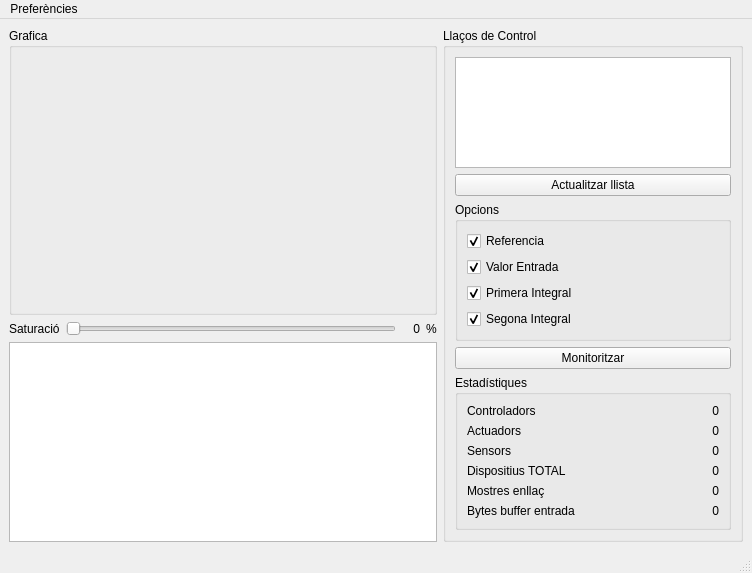
<?xml version="1.0" encoding="UTF-8"?>
<ui version="4.0">
 <class>MainWindow</class>
 <widget class="QMainWindow" name="MainWindow">
  <property name="geometry">
   <rect>
    <x>0</x>
    <y>0</y>
    <width>752</width>
    <height>573</height>
   </rect>
  </property>
  <property name="windowTitle">
   <string>Distributed Control Systems Monitor</string>
  </property>
  <widget class="QWidget" name="centralwidget">
   <layout class="QHBoxLayout" name="horizontalLayout_2">
    <item>
     <layout class="QVBoxLayout" name="verticalLayout_6">
      <item>
       <widget class="QGroupBox" name="groupBox_3">
        <property name="sizePolicy">
         <sizepolicy hsizetype="Expanding" vsizetype="Expanding">
          <horstretch>0</horstretch>
          <verstretch>0</verstretch>
         </sizepolicy>
        </property>
        <property name="minimumSize">
         <size>
          <width>0</width>
          <height>200</height>
         </size>
        </property>
        <property name="title">
         <string>Grafica</string>
        </property>
        <layout class="QVBoxLayout" name="verticalLayout_4">
         <item>
          <widget class="MplWidget" name="mplWidget" native="true">
           <property name="sizePolicy">
            <sizepolicy hsizetype="Expanding" vsizetype="Expanding">
             <horstretch>0</horstretch>
             <verstretch>0</verstretch>
            </sizepolicy>
           </property>
          </widget>
         </item>
        </layout>
       </widget>
      </item>
      <item>
       <layout class="QHBoxLayout" name="horizontalLayout">
        <item>
         <widget class="QLabel" name="label_saturation">
          <property name="text">
           <string>Saturació</string>
          </property>
         </widget>
        </item>
        <item>
         <widget class="QSlider" name="slider_saturation">
          <property name="orientation">
           <enum>Qt::Horizontal</enum>
          </property>
         </widget>
        </item>
        <item>
         <widget class="QLabel" name="label_percent_value">
          <property name="minimumSize">
           <size>
            <width>18</width>
            <height>0</height>
           </size>
          </property>
          <property name="lineWidth">
           <number>2</number>
          </property>
          <property name="midLineWidth">
           <number>2</number>
          </property>
          <property name="text">
           <string notr="true">0</string>
          </property>
          <property name="textFormat">
           <enum>Qt::AutoText</enum>
          </property>
          <property name="scaledContents">
           <bool>true</bool>
          </property>
          <property name="alignment">
           <set>Qt::AlignRight|Qt::AlignTrailing|Qt::AlignVCenter</set>
          </property>
          <property name="margin">
           <number>0</number>
          </property>
         </widget>
        </item>
        <item>
         <widget class="QLabel" name="label_percent_symbol">
          <property name="text">
           <string>%</string>
          </property>
         </widget>
        </item>
       </layout>
      </item>
      <item>
       <widget class="QTextBrowser" name="textBrowser">
        <property name="maximumSize">
         <size>
          <width>16777215</width>
          <height>200</height>
         </size>
        </property>
       </widget>
      </item>
     </layout>
    </item>
    <item>
     <layout class="QVBoxLayout" name="verticalLayout_5">
      <item>
       <widget class="QGroupBox" name="groupBox_2">
        <property name="maximumSize">
         <size>
          <width>300</width>
          <height>16777215</height>
         </size>
        </property>
        <property name="title">
         <string>Llaços de Control</string>
        </property>
        <layout class="QVBoxLayout" name="verticalLayout_3">
         <item>
          <widget class="QListWidget" name="listWidget_link">
           <property name="maximumSize">
            <size>
             <width>300</width>
             <height>16777215</height>
            </size>
           </property>
          </widget>
         </item>
         <item>
          <widget class="QPushButton" name="pushButton_reload">
           <property name="text">
            <string>Actualitzar llista</string>
           </property>
          </widget>
         </item>
         <item>
          <widget class="QGroupBox" name="groupBox_4">
           <property name="title">
            <string>Opcions</string>
           </property>
           <layout class="QHBoxLayout" name="horizontalLayout_3">
            <item>
             <layout class="QVBoxLayout" name="verticalLayout_2">
              <item>
               <widget class="QCheckBox" name="checkBox_R">
                <property name="text">
                 <string>Referencia</string>
                </property>
                <property name="checked">
                 <bool>true</bool>
                </property>
                <property name="tristate">
                 <bool>false</bool>
                </property>
               </widget>
              </item>
              <item>
               <widget class="QCheckBox" name="checkBox_U">
                <property name="text">
                 <string>Valor Entrada</string>
                </property>
                <property name="checked">
                 <bool>true</bool>
                </property>
               </widget>
              </item>
              <item>
               <widget class="QCheckBox" name="checkBox_x0">
                <property name="text">
                 <string>Primera Integral</string>
                </property>
                <property name="checked">
                 <bool>true</bool>
                </property>
               </widget>
              </item>
              <item>
               <widget class="QCheckBox" name="checkBox_x1">
                <property name="text">
                 <string>Segona Integral</string>
                </property>
                <property name="checked">
                 <bool>true</bool>
                </property>
               </widget>
              </item>
             </layout>
            </item>
           </layout>
          </widget>
         </item>
         <item>
          <widget class="QPushButton" name="pushButton_monitor">
           <property name="text">
            <string>Monitoritzar</string>
           </property>
           <property name="checkable">
            <bool>true</bool>
           </property>
           <property name="checked">
            <bool>false</bool>
           </property>
           <property name="autoDefault">
            <bool>false</bool>
           </property>
           <property name="default">
            <bool>false</bool>
           </property>
           <property name="flat">
            <bool>false</bool>
           </property>
          </widget>
         </item>
         <item>
          <widget class="QGroupBox" name="groupBox">
           <property name="title">
            <string>Estadístiques</string>
           </property>
           <layout class="QVBoxLayout" name="verticalLayout">
            <item>
             <layout class="QFormLayout" name="formLayout">
              <property name="fieldGrowthPolicy">
               <enum>QFormLayout::AllNonFixedFieldsGrow</enum>
              </property>
              <item row="0" column="0">
               <widget class="QLabel" name="label_C">
                <property name="text">
                 <string>Controladors </string>
                </property>
               </widget>
              </item>
              <item row="0" column="1">
               <widget class="QLabel" name="label_C_value">
                <property name="text">
                 <string>0</string>
                </property>
                <property name="alignment">
                 <set>Qt::AlignRight|Qt::AlignTrailing|Qt::AlignVCenter</set>
                </property>
               </widget>
              </item>
              <item row="1" column="0">
               <widget class="QLabel" name="label_A">
                <property name="text">
                 <string>Actuadors</string>
                </property>
               </widget>
              </item>
              <item row="1" column="1">
               <widget class="QLabel" name="label_A_value">
                <property name="text">
                 <string>0</string>
                </property>
                <property name="alignment">
                 <set>Qt::AlignRight|Qt::AlignTrailing|Qt::AlignVCenter</set>
                </property>
               </widget>
              </item>
              <item row="2" column="0">
               <widget class="QLabel" name="label_S">
                <property name="text">
                 <string>Sensors</string>
                </property>
               </widget>
              </item>
              <item row="2" column="1">
               <widget class="QLabel" name="label_S_value">
                <property name="text">
                 <string>0</string>
                </property>
                <property name="alignment">
                 <set>Qt::AlignRight|Qt::AlignTrailing|Qt::AlignVCenter</set>
                </property>
               </widget>
              </item>
              <item row="3" column="0">
               <widget class="QLabel" name="label_T">
                <property name="text">
                 <string>Dispositius TOTAL</string>
                </property>
               </widget>
              </item>
              <item row="3" column="1">
               <widget class="QLabel" name="label_T_value">
                <property name="text">
                 <string>0</string>
                </property>
                <property name="alignment">
                 <set>Qt::AlignRight|Qt::AlignTrailing|Qt::AlignVCenter</set>
                </property>
               </widget>
              </item>
              <item row="4" column="0">
               <widget class="QLabel" name="label_samples">
                <property name="text">
                 <string>Mostres enllaç</string>
                </property>
               </widget>
              </item>
              <item row="4" column="1">
               <widget class="QLabel" name="label_samples_value">
                <property name="text">
                 <string>0</string>
                </property>
                <property name="alignment">
                 <set>Qt::AlignRight|Qt::AlignTrailing|Qt::AlignVCenter</set>
                </property>
               </widget>
              </item>
              <item row="5" column="0">
               <widget class="QLabel" name="label_rx_buff">
                <property name="text">
                 <string>Bytes buffer entrada</string>
                </property>
               </widget>
              </item>
              <item row="5" column="1">
               <widget class="QLabel" name="label_rx_buff_value">
                <property name="text">
                 <string>0</string>
                </property>
                <property name="alignment">
                 <set>Qt::AlignRight|Qt::AlignTrailing|Qt::AlignVCenter</set>
                </property>
               </widget>
              </item>
             </layout>
            </item>
           </layout>
          </widget>
         </item>
        </layout>
       </widget>
      </item>
     </layout>
    </item>
   </layout>
  </widget>
  <widget class="QMenuBar" name="menubar">
   <property name="geometry">
    <rect>
     <x>0</x>
     <y>0</y>
     <width>752</width>
     <height>25</height>
    </rect>
   </property>
   <widget class="QMenu" name="menuPreferencies">
    <property name="title">
     <string>Preferències</string>
    </property>
    <addaction name="separator"/>
    <addaction name="actionPC_Controlador"/>
    <addaction name="actionPC_Sensor_Actuador"/>
    <addaction name="actionPC_Monitor"/>
    <addaction name="separator"/>
    <addaction name="actionCatala"/>
    <addaction name="actionEspanol"/>
    <addaction name="actionEnglish"/>
    <addaction name="separator"/>
   </widget>
   <addaction name="menuPreferencies"/>
  </widget>
  <widget class="QStatusBar" name="statusbar"/>
  <action name="actionPC_Controlador">
   <property name="checkable">
    <bool>true</bool>
   </property>
   <property name="checked">
    <bool>true</bool>
   </property>
   <property name="enabled">
    <bool>false</bool>
   </property>
   <property name="text">
    <string>PC -&gt; Controlador</string>
   </property>
   <property name="iconVisibleInMenu">
    <bool>false</bool>
   </property>
  </action>
  <action name="actionPC_Sensor_Actuador">
   <property name="checkable">
    <bool>true</bool>
   </property>
   <property name="text">
    <string>PC -&gt; Sensor/Actuador</string>
   </property>
  </action>
  <action name="actionPC_Monitor">
   <property name="checkable">
    <bool>true</bool>
   </property>
   <property name="text">
    <string>PC -&gt; Monitor</string>
   </property>
  </action>
  <action name="actionCatala">
   <property name="checkable">
    <bool>true</bool>
   </property>
   <property name="checked">
    <bool>true</bool>
   </property>
   <property name="enabled">
    <bool>false</bool>
   </property>
   <property name="text">
    <string>Català</string>
   </property>
  </action>
  <action name="actionEspanol">
   <property name="checkable">
    <bool>true</bool>
   </property>
   <property name="enabled">
    <bool>true</bool>
   </property>
   <property name="text">
    <string>Español</string>
   </property>
  </action>
  <action name="actionEnglish">
   <property name="checkable">
    <bool>true</bool>
   </property>
   <property name="text">
    <string>English</string>
   </property>
   <property name="iconVisibleInMenu">
    <bool>true</bool>
   </property>
  </action>
 </widget>
 <customwidgets>
  <customwidget>
   <class>MplWidget</class>
   <extends>QWidget</extends>
   <header>mplwidget</header>
   <container>1</container>
  </customwidget>
 </customwidgets>
 <resources/>
 <connections/>
</ui>
